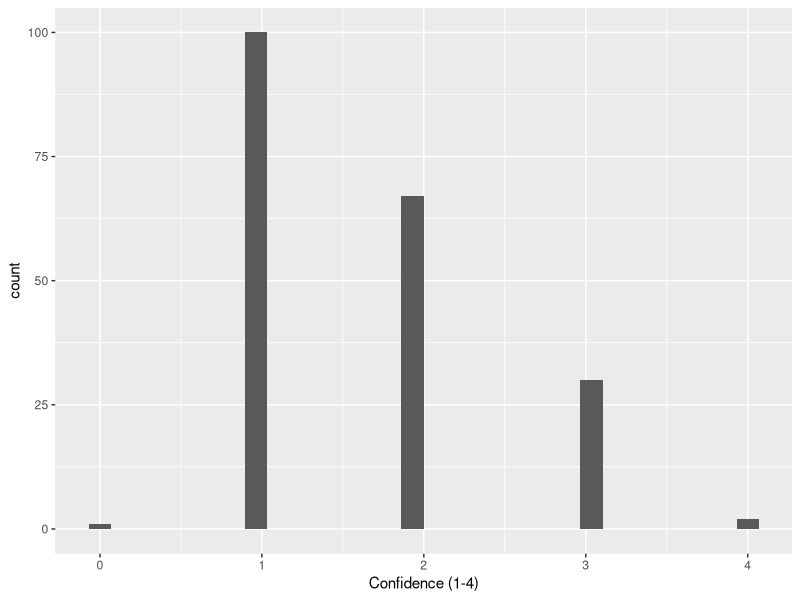

The R script that drew this image:
setwd("C:/Users/remil/OneDrive/Documents/GitHub/Anticipatory_gabor/AG_data/final_csv/") # repertory with final participants' dataframes
library(dplyr)
library(ggplot2)
a <- read.csv(file = '16_final.csv',header = FALSE,stringsAsFactors = F) # replace with subject's number
for (i in 1:396) # need to re-index trials from second block from 396 to 792
{
  a[396 + i,2] <- i + 396
}
names(a)[1] <- "subject_id"
names(a)[2] <- "trial"
names(a)[3] <- "effector_order"
names(a)[4] <- "block"
names(a)[5] <- "condition"
names(a)[6] <- "stim1"
names(a)[7] <- "gabor.contrast"
names(a)[8] <- "pressed_gabor"
names(a)[9] <- "expected_gabor"
names(a)[10] <- "pressed_cue"
names(a)[11] <- "expected_cue"
names(a)[12] <- "rt_gabor"
names(a)[13] <- "rt_cue"
names(a)[14] <- "accuracy_gabor"
names(a)[15] <- "accuracy_cue"
names(a)[16] <- "congruency"
names(a)[17] <- "SDT"
names(a)[18] <- "pressed_conf"
names(a)[19] <- "conf"
names(a)[20] <- "rt_conf"
names(a)[21] <- "trial_start_time_rel2bloc"
names(a)[22] <- "bloc_start_time_rel2exp"
names(a)[23] <- "exp_start_date"
names(a)[24] <- "effector"

####### separate conditions 
gabor = a[a$condition=="gabor",]

congruent = a[a$congruency=="congruent",]
incongruent = a[a$congruency=="incongruent",]

cue_correct = a[a$accuracy_cue=="1",]
cue_incorrect = a[a$accuracy_cue=="0",]

gabor_correct = a[a$accuracy_gabor=="1",]
gabor_incorrect = a[a$accuracy_gabor=="0",]

hand = gabor[gabor$effector == 'hand', ]
feet = gabor[gabor$effector =='feet', ]

hand_correct = hand[hand$accuracy_gabor=="1",]
feet_correct = feet[feet$accuracy_gabor=="1",]

hand_acc = nrow(hand_correct)/nrow(hand)
feet_acc = nrow(feet_correct)/nrow(feet)

acc = nrow(gabor_correct)/nrow(gabor)

gabor %>% # 
  ggplot(aes(conf))+
  geom_histogram()+
  labs(x="Confidence (1-4)")

conf_table <- table(gabor$conf)

acc
hand_acc
feet_acc
conf_table
